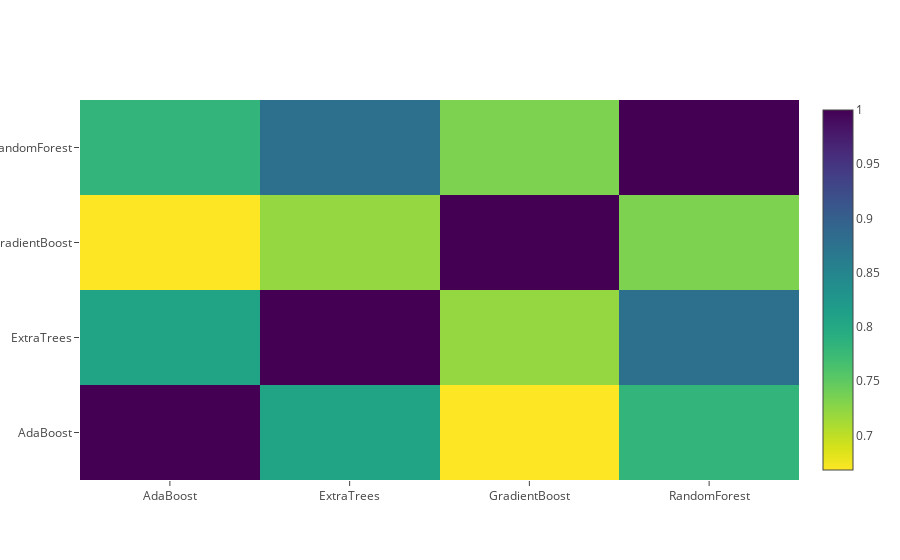

Notebook code cell kept with this figure:
### Markdown cell above
**Correlation Heatmap of the Second Level Training set**

### Code cell
data = [
    go.Heatmap(
        z= base_predictions_train.astype(float).corr().values ,
        x=base_predictions_train.columns.values,
        y= base_predictions_train.columns.values,
          colorscale='Viridis',
            showscale=True,
            reversescale = True
    )
]
py.iplot(data, filename='labelled-heatmap')

### Figure 1 — Plotly figure (JSON) as saved in the notebook; plotly's stock layout.template omitted (floating-point values rounded to 4 significant figures)
{"data": [{"colorscale": "Viridis", "reversescale": true, "showscale": true, "type": "heatmap", "x": ["AdaBoost", "ExtraTrees", "GradientBoost", "RandomForest"], "y": ["AdaBoost", "ExtraTrees", "GradientBoost", "RandomForest"], "z": [[1, 0.8073, 0.6681, 0.7831], [0.8073, 1, 0.7209, 0.8775], [0.6681, 0.7209, 1, 0.733], [0.7831, 0.8775, 0.733, 1]]}], "layout": {}}
